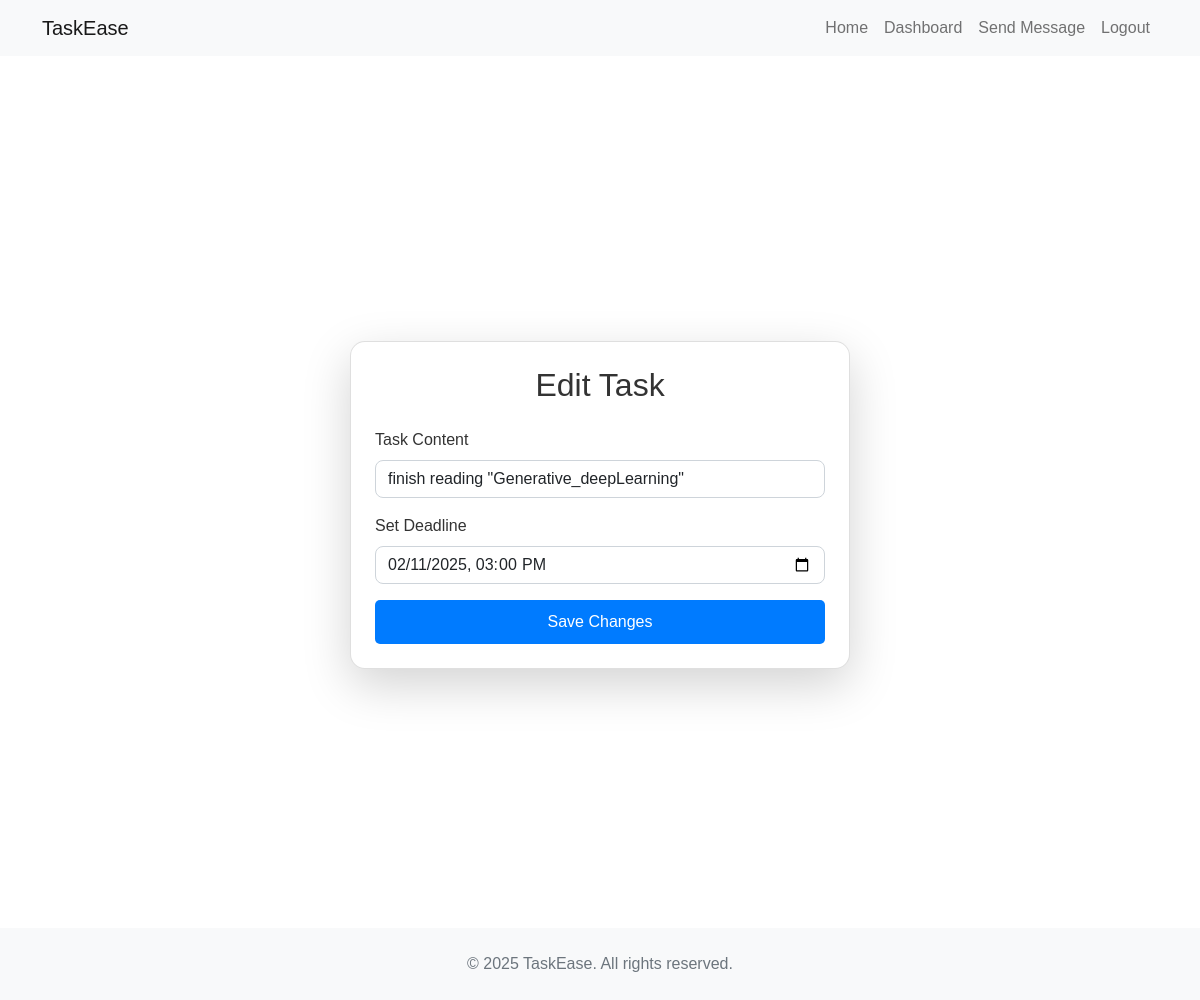
Screenshot of /edit_task/3 (signed in) with the database file from the repository.
### app.py (models this page shows)
class Task(db.Model):
    id = db.Column(db.Integer, primary_key=True)
    content = db.Column(db.String(200), nullable=False)
    completed = db.Column(db.Boolean, default=False)
    date_created = db.Column(db.DateTime, default=datetime.utcnow)
    deadline = db.Column(db.DateTime, nullable=True)
    user_id = db.Column(db.Integer, db.ForeignKey('user.id'), nullable=False)

### app.py (the view, shortened to what this page needs)
@app.route('/edit_task/<int:id>', methods=['GET', 'POST'])
@login_required
def edit_task(id):
    task = Task.query.get_or_404(id)
    if task.user_id != current_user.id:
        flash('You do not have permission to edit this task.', 'danger')
        return redirect(url_for('index'))
    return render_template('edit_task.html', task=task)

### app.py (called while the page is built)
@login_manager.user_loader
def load_user(user_id):
    return User.query.get(int(user_id))

### templates/edit_task.html
{% extends "base.html" %}
{% block content %}
<div class="container d-flex align-items-center justify-content-center vh-100">
    <div class="card shadow-lg p-4" style="max-width: 500px; width: 100%;">
        <h2 class="mb-4 text-center">Edit Task</h2>
        <form method="POST">
            <div class="mb-3">
                <label for="content" class="form-label">Task Content</label>
                <input type="text" class="form-control" id="content" name="content" value="{{ task.content }}" required>
            </div>
            <div class="mb-3">
                <label for="deadline" class="form-label">Set Deadline</label>
                <input type="datetime-local" class="form-control" id="deadline" name="deadline" value="{{ task.deadline.strftime('%Y-%m-%dT%H:%M') if task.deadline else '' }}">
            </div>
            <button type="submit" class="btn btn-primary w-100">Save Changes</button>
        </form>
    </div>
</div>
{% endblock %}

### static/style.css (style rules this page uses)
.card { border-radius: 15px; margin-top: 50px; padding: 20px; box-shadow: 0 4px 8px rgba(0, 0, 0, 0.1); }
.form-control { border-radius: 8px; margin-bottom: 15px; }
.btn-primary { background-color: #7091E6; border-radius: 8px; border: none; }
html { scroll-behavior: smooth; }
body { font-family: Arial, sans-serif; margin: 0; padding: 0; color: #333; }
.btn-primary { background-color: #7091E6; border: none; border-radius: 5px; padding: 10px 20px; font-size: 1rem; color: #fff; }
.card { border-radius: 15px; box-shadow: 0 4px 8px rgba(0, 0, 0, 0.1); }
.btn-primary { background-color: #007bff; border: none; }

### rows the page displays
Task: content "finish reading \"Generative_deepLearning\"", deadline "02/11/2025 15:00"
